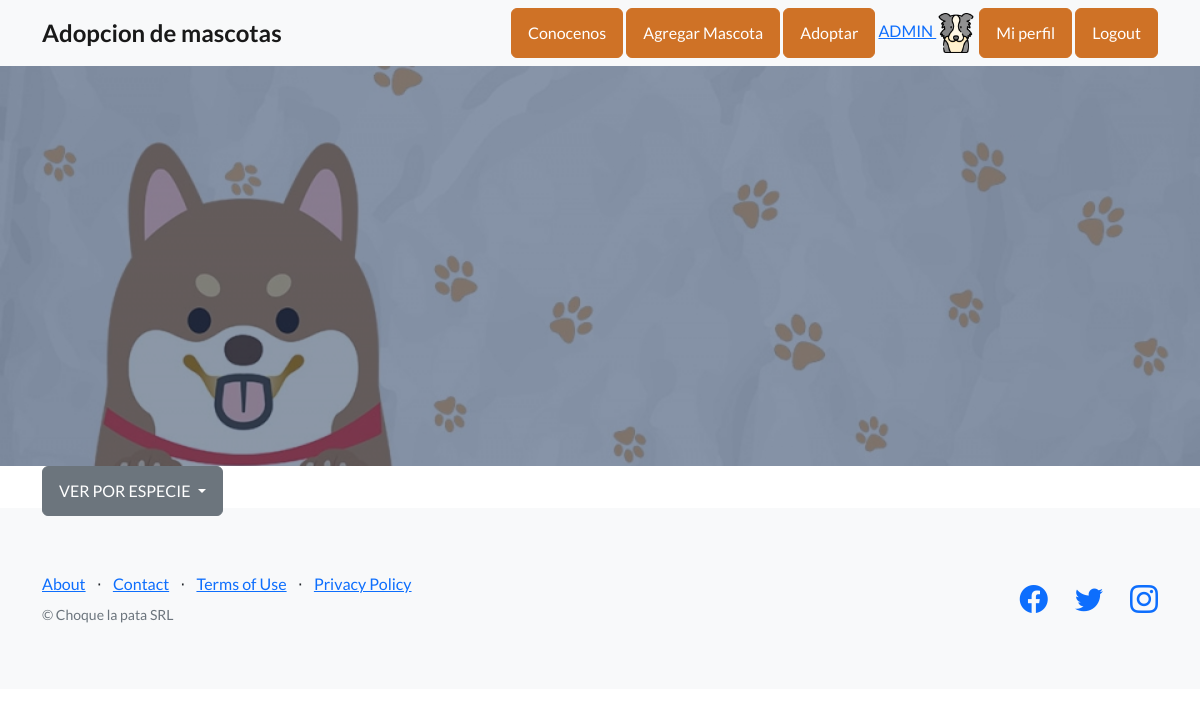
Page /listado-mascotas/ (signed in) on the earlier database version.
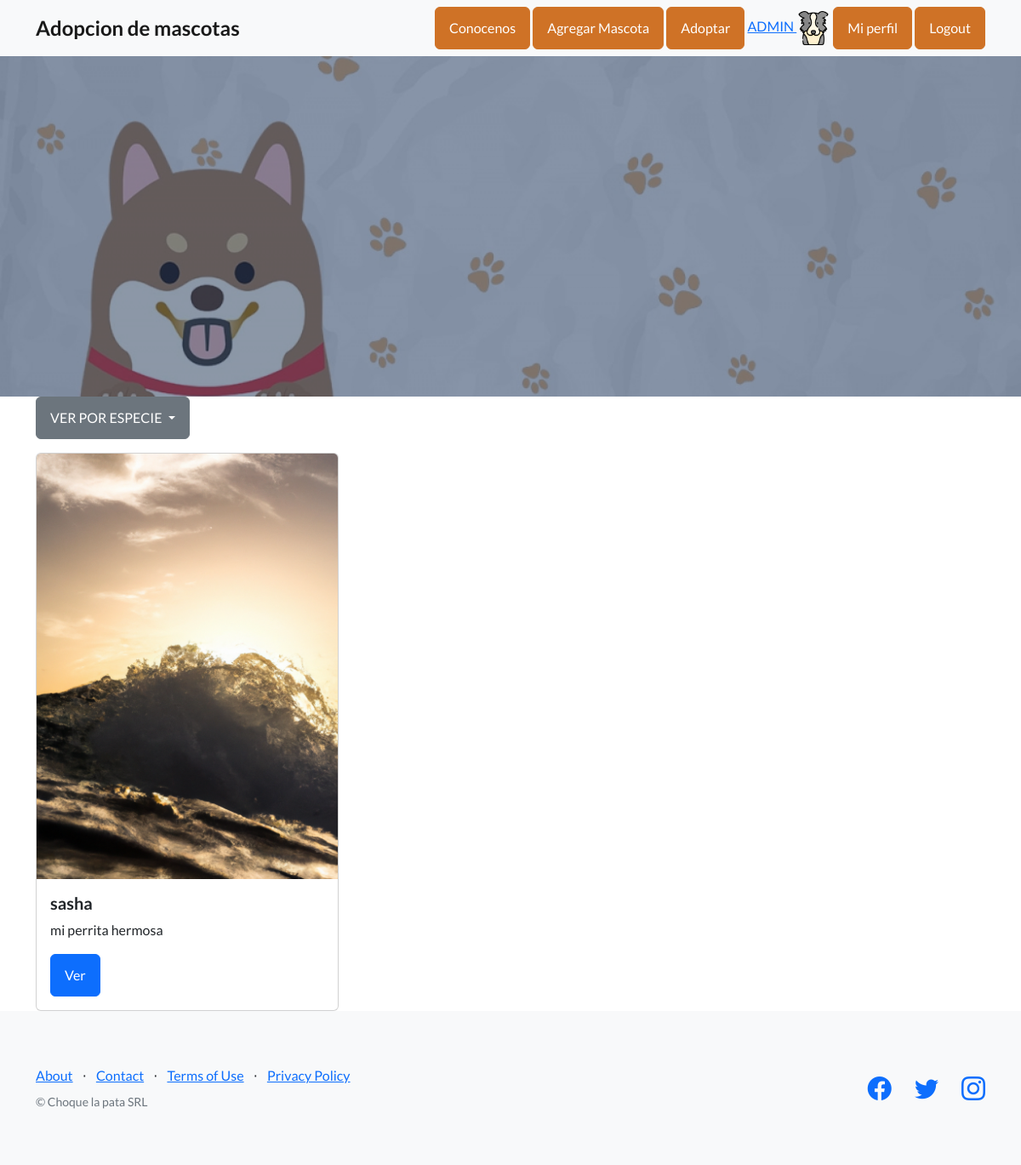
Same page on the later database version.
### usuarios/models.py (models this page shows, shortened)
class Avatar (models.Model):
    user = models.OneToOneField(User, on_delete=models.CASCADE)
    imagen = models.ImageField(upload_to='avatares', null=True, blank=True)

### mascotas/models.py (models this page shows, shortened)
class Mascota(models.Model):
    selecionarEspecie = (
    ('perro','Perro'),
    ('gato', 'Gato'),
    ('otro','Otro'),
    )
    usuario = models.ForeignKey(User, on_delete=models.CASCADE, null=True, blank=True)
    titulo = models.CharField(max_length=200)
    especie = models.CharField(max_length=15, choices=selecionarEspecie, default='otro')
    edad = models.IntegerField()
    descripcion = models.TextField(max_length=400)
    fechaPublicacion = models.DateTimeField(auto_now_add=True)
    telefonoContacto = models.IntegerField()
    emailContacto = models.EmailField()
    imagenMascota = models.ImageField(null=True, blank=True, upload_to='imagenes')

### mascotas/views.py (the view)
# urls.py: path('listado-mascotas/', views.MascotasList.as_view(), name="lista mascotas"),
class MascotasList(ListView):
    model = Mascota
    template_name = 'mascotas/listaMascotas.html'

### mascotas/templates/mascotas/listaMascotas.html (shortened to what this page needs)
{% extends 'usuarios/modeloheredable.html' %}
{% load static %}
{% block main %}
<div class="container">
  <div class="dropdown mb-3">
    <button class="btn btn-secondary dropdown-toggle" type="button" id="dropdownMenuButton1" data-bs-toggle="dropdown" aria-expanded="false">
      VER POR ESPECIE
    </button>
  </div>
<div class="row row-cols-1 row-cols-md-3 g-4">
    {% for mascota in object_list %}
        <div class="col">
          <div class="card h-100">
            {% if mascota.imagenMascota %}
              <img src="{{mascota.imagenMascota.url}}" class="card-img-top" alt="...">
            {% endif %}
            <div class="card-body">
              <h5 class="card-title">{{ mascota.titulo }}</h5>
              <p class="card-text">{{ mascota.descripcion|truncatechars:100 }}</p>
              <a href="{% url 'detalle mascota' mascota.id %}" class="btn btn-primary">Ver</a>
          </div>
        </div>
      </div>
    {% endfor %}
  </div>
</div>
{% endblock main %}

### usuarios/templates/usuarios/modeloheredable.html (shortened to what this page needs)
<!DOCTYPE html>
{% load static %}
<html lang="en">
    <head>
        <link href="https://cdn.jsdelivr.net/npm/bootstrap-icons@1.5.0/font/bootstrap-icons.css" rel="stylesheet" type="text/css" />
        <link href= '{% static "usuarios/css/styles.css" %}' rel="stylesheet" />
    </head>
    <body>
        <nav class="navbar navbar-light bg-light static-top">
            <div class="container">
                <a class="navbar-brand" href="{% url 'main' %}"> <strong style="font-size: larger;">Adopcion de mascotas</strong> </a>
                <div class="float-right">
                <a class="btn btn-primary" href= "{% url 'AboutUs' %}" style="background-color: var(--bs-orange); border-color: var(--bs-orange);">Conocenos</a>
                <a class="btn btn-primary" href= "{% url 'crear mascota' %}" style="background-color: var(--bs-orange); border-color: var(--bs-orange);">Agregar Mascota</a>
                <a class="btn btn-primary" href= "{% url 'lista mascotas' %}" style="background-color: var(--bs-orange); border-color: var(--bs-orange);">Adoptar</a>
                {% if request.user.is_authenticated %}
                <a class= "text large mb-4 mb-lg-0"> {{request.user.username}} <img height="40px" src="{{request.user.avatar.imagen.url}}"></a>
                <a class="btn btn-primary" href="{% url 'EditarPerfil' %}" style="background-color: var(--bs-orange); border-color: var(--bs-orange);">Mi perfil</a>
                <a class="btn btn-primary" href="{% url 'Logout' %}" style="background-color: var(--bs-orange); border-color: var(--bs-orange);">Logout</a>
                {% endif %}
                </div>
            </div>
        </nav>
        <header class="masthead">
            <div class="container position-relative">
                <div class="row justify-content-center">
                    <div class="col-xl-6">
                    </div>
                </div>
            </div>
        </header>
        {% block main %}
        {% endblock %}
        <footer class="footer bg-light">
            <div class="container">
                <div class="row">
                    <div class="col-lg-6 h-100 text-center text-lg-start my-auto">
                        <ul class="list-inline mb-2">
                            <li class="list-inline-item"><a href={% url 'AboutUs' %}>About</a></li>
                            <li class="list-inline-item">⋅</li>
                            <li class="list-inline-item"><a href={% url 'main' %}>Contact</a></li>
                            <li class="list-inline-item">⋅</li>
                            <li class="list-inline-item"><a href={% url 'main' %}>Terms of Use</a></li>
                            <li class="list-inline-item">⋅</li>
                            <li class="list-inline-item"><a href={% url 'main' %}>Privacy Policy</a></li>
                        </ul>
                        <p class="text-muted small mb-4 mb-lg-0">&copy; Choque la pata SRL</p>
                    </div>
                    <div class="col-lg-6 h-100 text-center text-lg-end my-auto">
                        <ul class="list-inline mb-0">
                            <li class="list-inline-item me-4">
                                <a href="http://www.facebook.com"><i class="bi-facebook fs-3"></i></a>
                            </li>
                            <li class="list-inline-item me-4">
                                <a href="http://www.twitter.com"><i class="bi-twitter fs-3"></i></a>
                            </li>
                            <li class="list-inline-item">
                                <a href="http://www.instagram.com"><i class="bi-instagram fs-3"></i></a>
                            </li>
                        </ul>
                    </div>
                </div>
            </div>
        </footer>
    </body>
</html>

### mascotas/templates/mascotas/listaMascotas.html (style rules this page uses)
.card-img-top { object-fit: cover; width: 100%; height: 500px; }

Differences in the rows shown:
added Mascota: imagenMascota (picture), titulo "sasha", descripcion "mi perrita hermosa"
